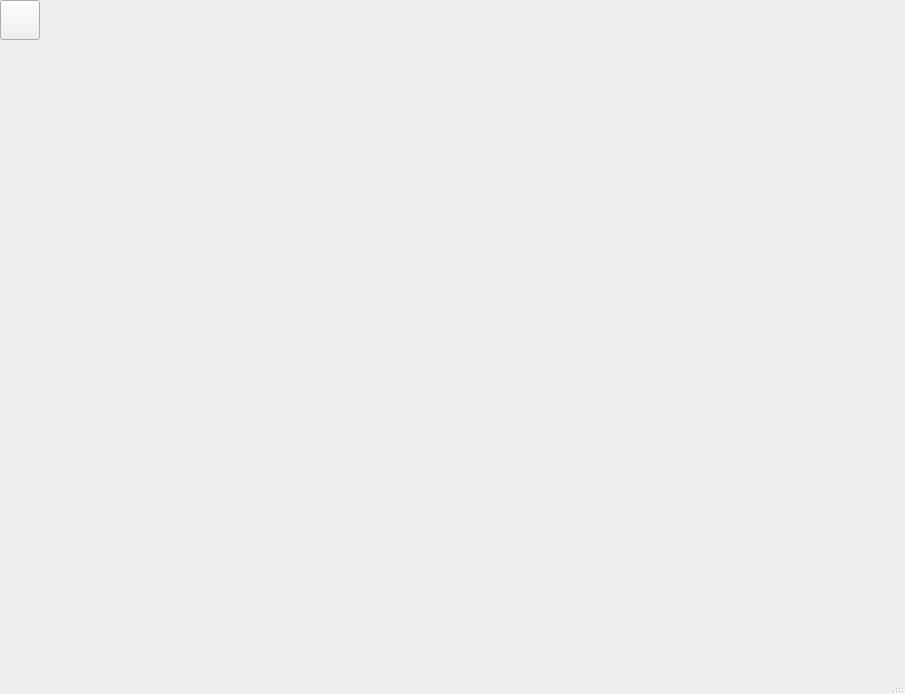
<?xml version="1.0" encoding="UTF-8"?>
<ui version="4.0">
 <class>MainWindow</class>
 <widget class="QMainWindow" name="MainWindow">
  <property name="geometry">
   <rect>
    <x>0</x>
    <y>0</y>
    <width>905</width>
    <height>694</height>
   </rect>
  </property>
  <property name="windowTitle">
   <string>MainWindow</string>
  </property>
  <widget class="QWidget" name="centralwidget">
   <widget class="QPushButton" name="pb">
    <property name="geometry">
     <rect>
      <x>0</x>
      <y>0</y>
      <width>40</width>
      <height>40</height>
     </rect>
    </property>
    <property name="focusPolicy">
     <enum>Qt::WheelFocus</enum>
    </property>
    <property name="acceptDrops">
     <bool>false</bool>
    </property>
    <property name="text">
     <string/>
    </property>
    <property name="icon">
     <iconset>
      <normaloff>0.png</normaloff>0.png</iconset>
    </property>
    <property name="iconSize">
     <size>
      <width>40</width>
      <height>40</height>
     </size>
    </property>
    <property name="autoDefault">
     <bool>false</bool>
    </property>
   </widget>
  </widget>
  <widget class="QMenuBar" name="menubar">
   <property name="geometry">
    <rect>
     <x>0</x>
     <y>0</y>
     <width>905</width>
     <height>21</height>
    </rect>
   </property>
  </widget>
  <widget class="QStatusBar" name="statusbar"/>
 </widget>
 <resources/>
 <connections/>
</ui>
